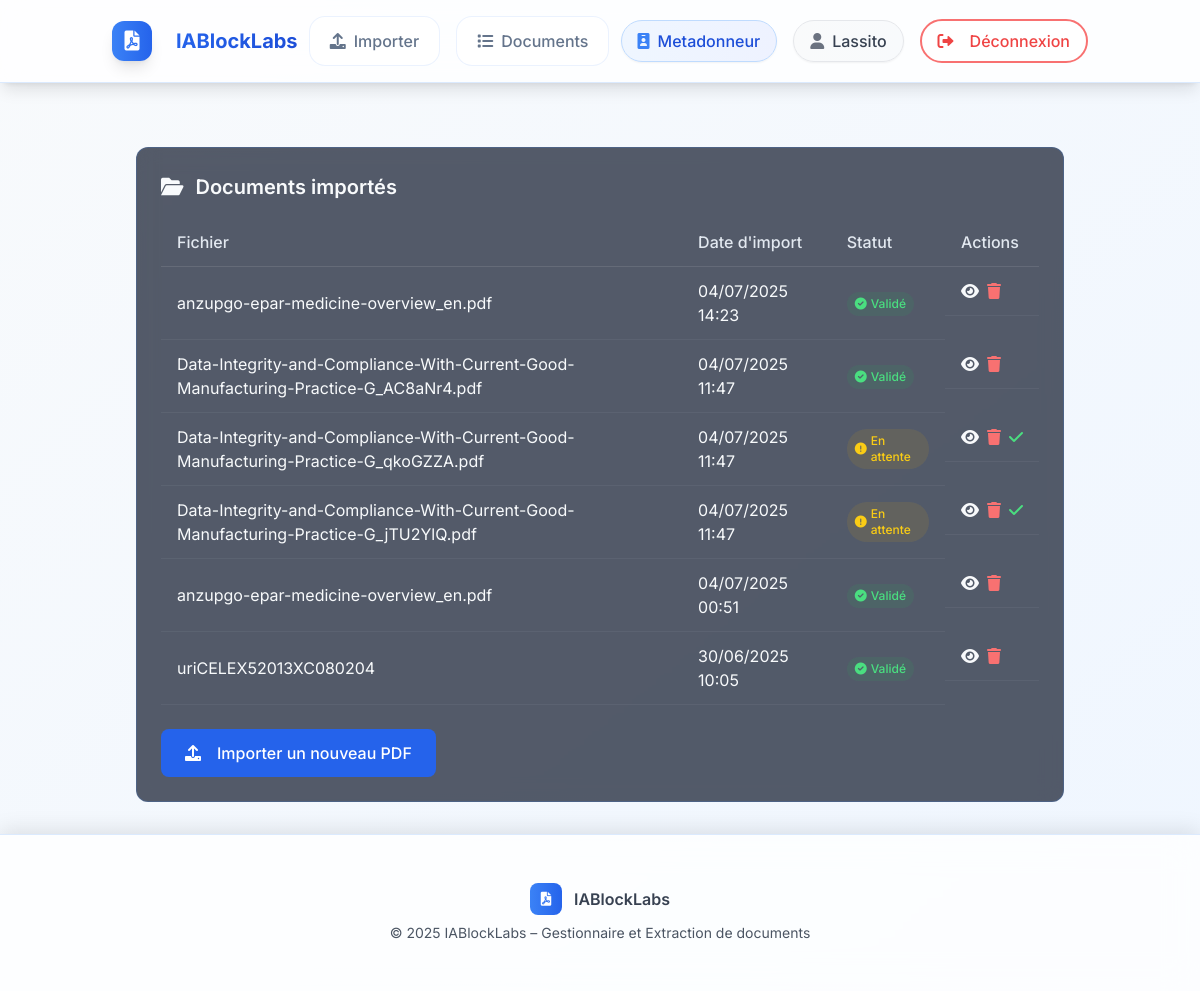
Page /documents/ (signed in) on the earlier database version.
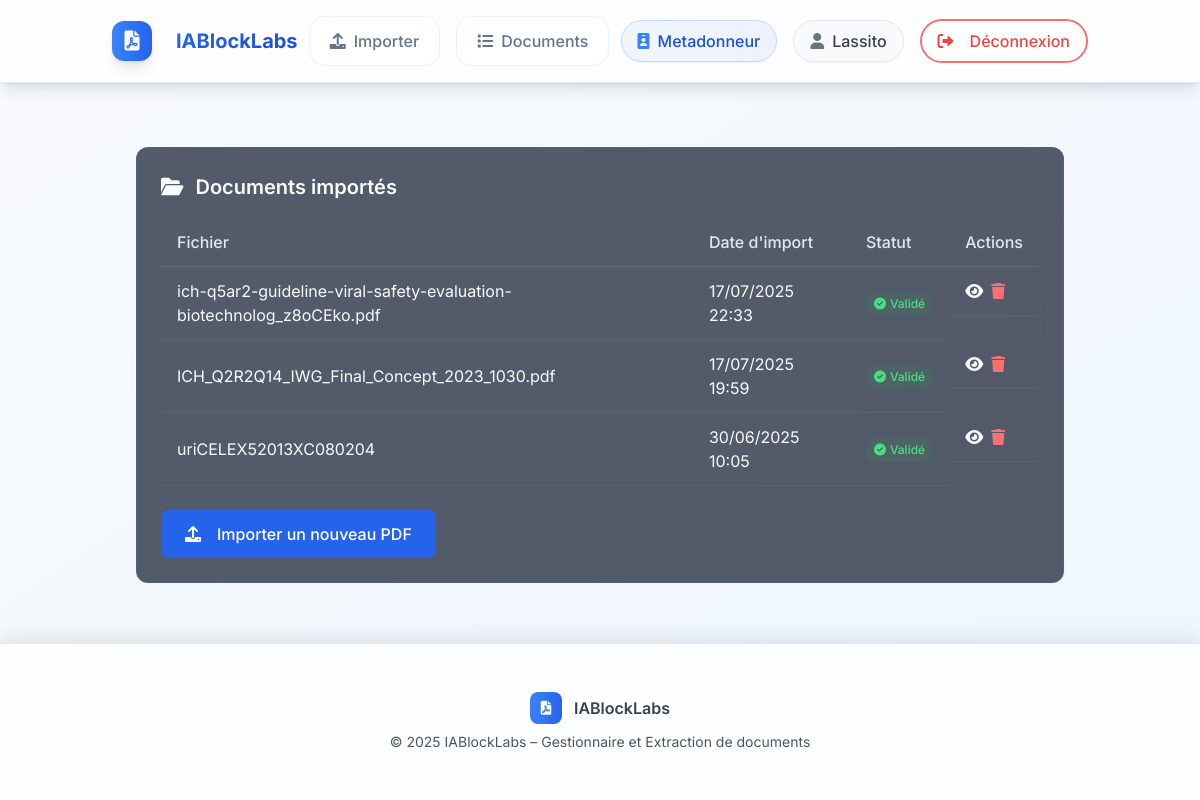
Same page on the later database version.
### rawdocs/models.py (models this page shows, shortened)
class RawDocument(models.Model):
    url = models.URLField(help_text="URL d'origine du PDF", blank=True)
    file = models.FileField(upload_to=pdf_upload_to, help_text="Fichier PDF téléchargé")
    created_at = models.DateTimeField(auto_now_add=True)
    owner = models.ForeignKey(
        settings.AUTH_USER_MODEL,
        on_delete=models.CASCADE,
        related_name='raw_documents',
        null=True, blank=True,
        help_text="Utilisateur qui a téléchargé ce document"
    )
    is_validated = models.BooleanField(default=False, help_text="Document validé par un métadonneur")
    validated_at = models.DateTimeField(null=True, blank=True)
    is_ready_for_expert = models.BooleanField(default=False, help_text="Document prêt pour révision expert")
    expert_ready_at = models.DateTimeField(null=True, blank=True,
                                           help_text="Date à laquelle le document est devenu prêt pour l'expert")
    total_pages = models.IntegerField(default=0, help_text="Nombre total de pages")
    pages_extracted = models.BooleanField(default=False, help_text="Pages extraites individuellement")
    title = models.TextField(blank=True, help_text="Titre du document")
    doc_type = models.CharField("Type", max_length=100, blank=True, help_text="Type du document (guide, rapport…)")
    publication_date = models.CharField(max_length=100, blank=True, help_text="Date de publication")
    version = models.CharField(max_length=50, blank=True, help_text="Version extraite")
    source = models.CharField(max_length=255, blank=True, help_text="Organisation émettrice (EMA, FDA…)")
    context = models.TextField(blank=True, help_text="Contexte extrait (2 phrases max)")
    country = models.CharField(max_length=100, blank=True, help_text="Pays détecté (GPE ou TLD)")
    language = models.CharField(max_length=10, blank=True, help_text="Langue détectée (fr, en…)")
    url_source = models.URLField(blank=True, help_text="URL d'origine pour référence")

### rawdocs/views.py (the view)
# urls.py: path('documents/', views.DocumentReviewListView.as_view(), name='document_list'),
@login_required(login_url='rawdocs:login')
@user_passes_test(is_metadonneur)
def document_list(request):
    docs = RawDocument.objects.filter(owner=request.user).order_by('-created_at')
    for d in docs:
        d.basename = os.path.basename(d.file.name)
    return render(request, 'rawdocs/document_list.html', {'documents': docs})

### rawdocs/templatetags/rawdocs_extras.py (called while the page is built)
@register.filter
def basename(value):
    return os.path.basename(value)

### rawdocs/views.py (called while the page is built)
def is_metadonneur(user):
    return user.groups.filter(name="Metadonneur").exists()

### templates/rawdocs/document_list.html (shortened to what this page needs)
{% extends "base.html" %}
{% load rawdocs_extras %}
{% block content %}
<div class="dashboard-container">
    <div class="card">
        <h2 class="card-title">
            <i class="fas fa-folder-open text-accent"></i>
            Documents importés
        </h2>
        {% if documents %}
            <div class="overflow-x-auto">
                <table class="table">
                    <thead>
                        <tr>
                            <th>Fichier</th>
                            <th>Date d'import</th>
                            <th>Statut</th>
                            <th>Actions</th>
                        </tr>
                    </thead>
                    <tbody>
                        {% for doc in documents %}
                        <tr>
                            <td>{{ doc.file.name|basename }}</td>
                            <td>{{ doc.created_at|date:"d/m/Y H:i" }}</td>
                            <td>
                                {% if doc.is_validated %}
                                    <span class="inline-flex items-center px-2 py-1 rounded-full text-xs font-medium bg-green-500/10 text-green-400">
                                        <i class="fas fa-check-circle mr-1"></i> Validé
                                    </span>
                                {% else %}
                                    <span class="inline-flex items-center px-2 py-1 rounded-full text-xs font-medium bg-yellow-500/10 text-yellow-400">
                                        <i class="fas fa-exclamation-circle mr-1"></i> En attente
                                    </span>
                                {% endif %}
                            </td>
                            <td class="flex space-x-2">
                                <a href="{% url 'rawdocs:edit_metadata' doc.id %}"
                                   class="text-accent hover:text-white transition-colors"
                                   title="Voir / éditer les métadonnées">
                                    <i class="fas fa-eye"></i>
                                </a>
                                <form method="post"
                                      action="{% url 'rawdocs:document_delete' doc.id %}"
                                      class="inline">
                                    <button type="submit"
                                            class="text-red-400 hover:text-red-300 transition-colors"
                                            title="Supprimer">
                                        <i class="fas fa-trash"></i>
                                    </button>
                                </form>
                                {% if not doc.is_validated %}
                                <a href="{% url 'rawdocs:validate_document' doc.id %}"
                                   class="text-green-400 hover:text-green-300 transition-colors"
                                   title="Valider pour annotation">
                                    <i class="fas fa-check"></i>
                                </a>
                                {% endif %}
                            </td>
                        </tr>
                        {% endfor %}
                    </tbody>
                </table>
            </div>
        {% else %}
            <p class="text-gray-400">Aucun document importé pour le moment.</p>
        {% endif %}
        <div class="mt-6">
            <a href="{% url 'rawdocs:upload' %}"
               class="btn btn-primary">
                <i class="fas fa-upload mr-2"></i> Importer un nouveau PDF
            </a>
        </div>
    </div>
</div>
{% endblock %}

Differences in the rows shown:
removed RawDocument: file.name|basename "anzupgo-epar-medicine-overview_en.pdf", created_at "04/07/2025 14:23", is_validated True (drawn)
removed RawDocument: file.name|basename "Data-Integrity-and-Compliance-With-Current-Good-Manufacturing-Practice-G_AC8aNr4.pdf", created_at "04/07/2025 11:47", is_validated True (drawn)
removed RawDocument: file.name|basename "Data-Integrity-and-Compliance-With-Current-Good-Manufacturing-Practice-G_qkoGZZA.pdf", created_at "04/07/2025 11:47", is_validated False (drawn)
removed RawDocument: file.name|basename "Data-Integrity-and-Compliance-With-Current-Good-Manufacturing-Practice-G_jTU2YlQ.pdf", created_at "04/07/2025 11:47", is_validated False (drawn)
removed RawDocument: file.name|basename "anzupgo-epar-medicine-overview_en.pdf", created_at "04/07/2025 00:51", is_validated True (drawn)
added RawDocument: file.name|basename "ich-q5ar2-guideline-viral-safety-evaluation-biotechnolog_z8oCEko.pdf", created_at "17/07/2025 22:33", is_validated True (drawn)
added RawDocument: file.name|basename "ICH_Q2R2Q14_IWG_Final_Concept_2023_1030.pdf", created_at "17/07/2025 19:59", is_validated True (drawn)
